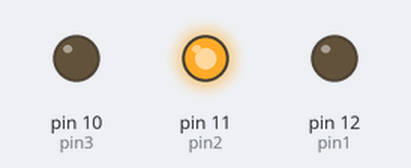
The sketch below on a simulated Arduino Uno, built with avr-gcc and run on an emulated ATmega328P. Parts: output pins drawn as LEDs (lit = HIGH).

Above: at 0.12 s.
At 0.37 s:
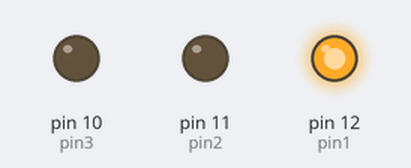
At 0.87 s:
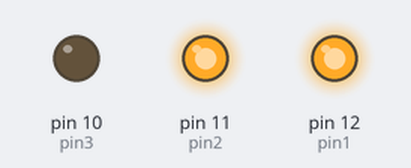
At 1.62 s:
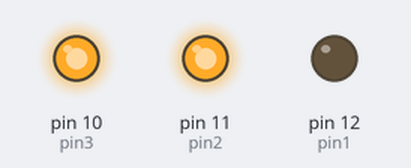
At 3.0 s:
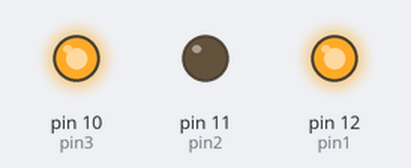
At 4.62 s:
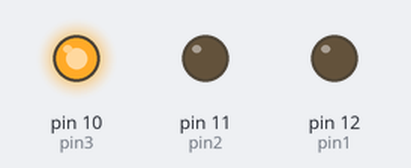
Timing chart, 0 to 5.8 s (numbered marks = the images above):
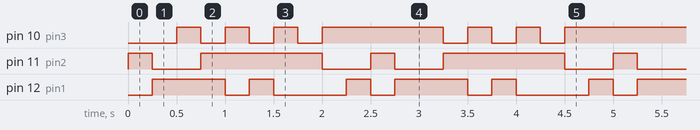

Measured:
- by itself, pin 10 (pin3): repeats every 2.5 s: 2 × (LOW 0.25 s, HIGH 0.25 s), LOW 0.25 s, HIGH 1.3 s
- by itself, pin 11 (pin2): repeats every 2.5 s: LOW 0.50 s, HIGH 1.3 s, LOW 0.50 s, HIGH 0.25 s
- by itself, pin 12 (pin1): repeats every 2.5 s: LOW 0.25 s, HIGH 0.25 s, LOW 0.75 s, HIGH 0.25 s, LOW 0.25 s, HIGH 0.75 s

The sketch:

lab_1.ino
```cpp
#define pin1 12
#define pin2 11
#define pin3 10
#define numdelay 250
void setup()
{
}

void led1()
{
  pinMode(pin1, OUTPUT);
  pinMode(pin2, OUTPUT);
  pinMode(pin3, INPUT);
  digitalWrite(pin1, LOW);
  digitalWrite(pin2, HIGH);
}

void led2()
{
  pinMode(pin1, OUTPUT);
  pinMode(pin2, OUTPUT);
  pinMode(pin3, INPUT);
  digitalWrite(pin1, HIGH);
  digitalWrite(pin2, LOW);
}

void led3()
{
  pinMode(pin1, INPUT);
  pinMode(pin2, OUTPUT);
  pinMode(pin3, OUTPUT);
  digitalWrite(pin2, LOW);
  digitalWrite(pin3, HIGH);
}

void led4()
{
  pinMode(pin1, INPUT);
  pinMode(pin2, OUTPUT);
  pinMode(pin3, OUTPUT);
  digitalWrite(pin2, HIGH);
  digitalWrite(pin3, LOW);
}

void led5()
{
  pinMode(pin1, OUTPUT);
  pinMode(pin2, INPUT);
  pinMode(pin3, OUTPUT);
  digitalWrite(pin1, LOW);
  digitalWrite(pin3, HIGH);
}

void led6()
{
  pinMode(pin1, OUTPUT);
  pinMode(pin2, INPUT);
  pinMode(pin3, OUTPUT);
  digitalWrite(pin1, HIGH);
  digitalWrite(pin3, LOW);
}


void loop()
{
  led1();
  delay(numdelay);
  led2();
  delay(numdelay);
  led3();
  delay(numdelay);
  led4();
  delay(numdelay);
  led5();
  delay(numdelay);
  led6();
  delay(numdelay);
  led5();
  delay(numdelay);
  led4();
  delay(numdelay);
  led3();
  delay(numdelay);
  led2();
  delay(numdelay);
}
```
